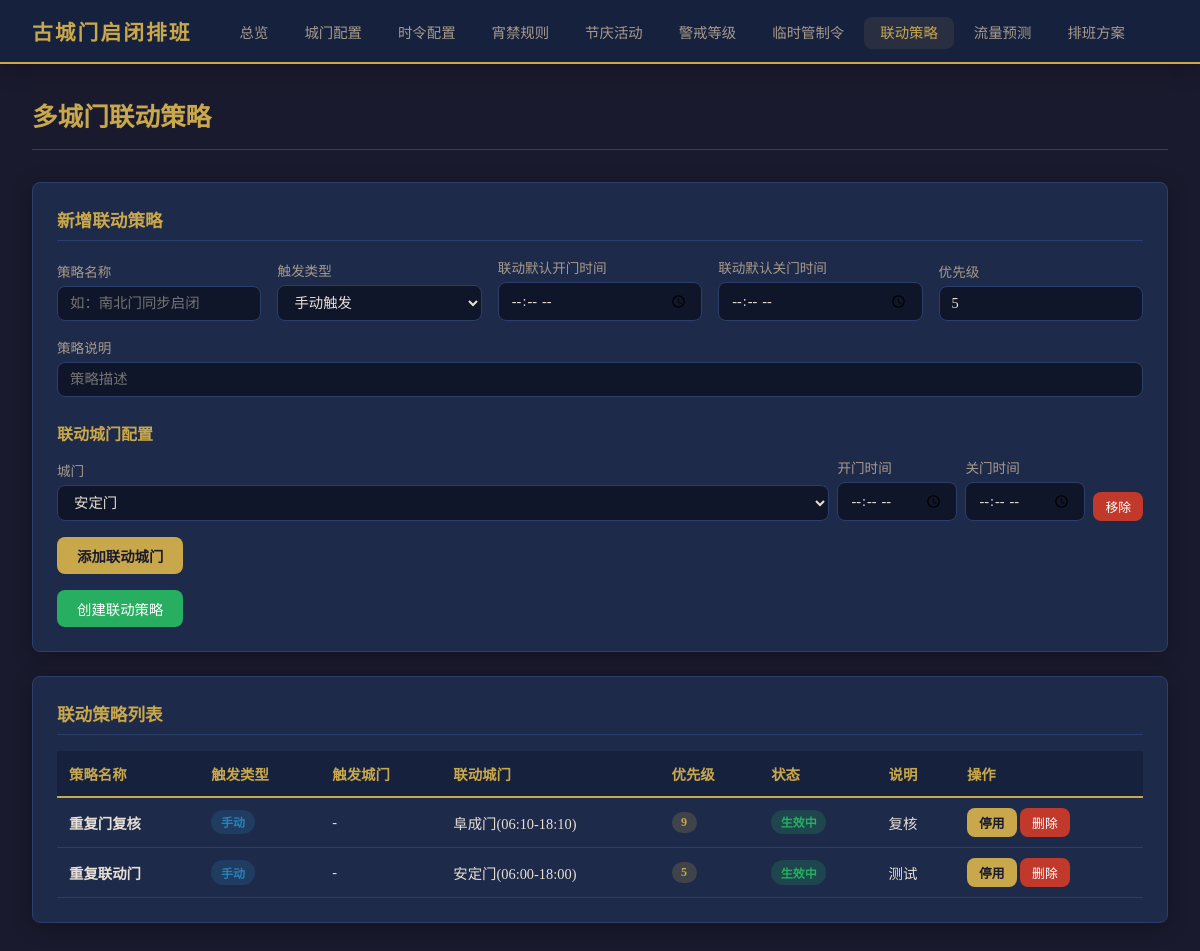
/linkage-strategies, run on an earlier commit of the app's database.
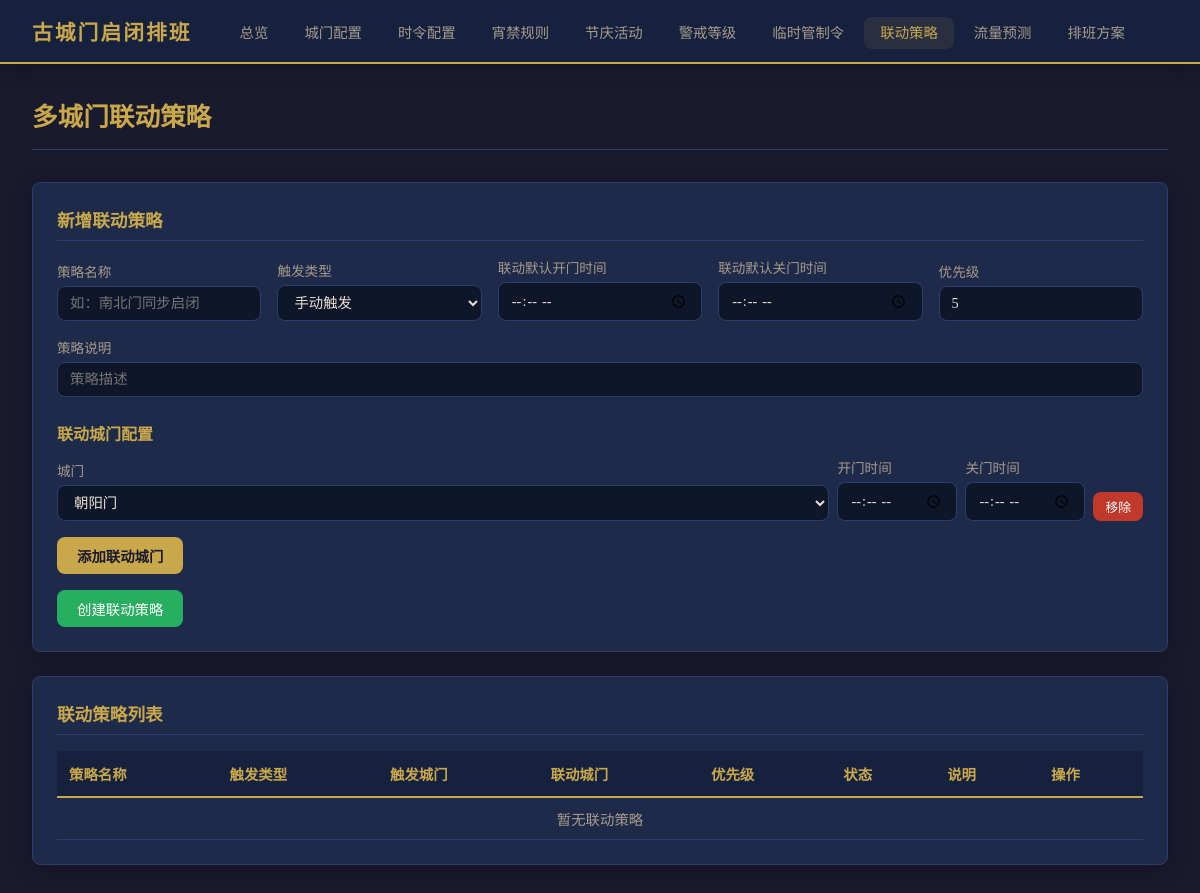
And on a later commit of the database.
### tables this page shows
CREATE TABLE gate_linkage_strategies (
            id INTEGER PRIMARY KEY AUTOINCREMENT,
            strategy_name TEXT NOT NULL,
            trigger_type TEXT NOT NULL CHECK(trigger_type IN ('gate_event','time_based','manual')),
            trigger_gate_id INTEGER DEFAULT NULL,
            trigger_event TEXT DEFAULT '',
            linked_open_time TEXT DEFAULT '',
            linked_close_time TEXT DEFAULT '',
            priority INTEGER NOT NULL DEFAULT 5,
            is_active INTEGER NOT NULL DEFAULT 1 CHECK(is_active IN (0,1)),
            description TEXT DEFAULT '',
            created_at TEXT DEFAULT (datetime('now')),
            FOREIGN KEY (trigger_gate_id) REFERENCES gates(id) ON DELETE SET NULL
        );

CREATE TABLE gate_linkage_items (
            id INTEGER PRIMARY KEY AUTOINCREMENT,
            strategy_id INTEGER NOT NULL,
            gate_id INTEGER NOT NULL,
            effect_open_time TEXT DEFAULT '',
            effect_close_time TEXT DEFAULT '',
            FOREIGN KEY (strategy_id) REFERENCES gate_linkage_strategies(id) ON DELETE CASCADE,
            FOREIGN KEY (gate_id) REFERENCES gates(id) ON DELETE CASCADE,
            UNIQUE(strategy_id, gate_id)
        );

CREATE TABLE gates (
            id INTEGER PRIMARY KEY AUTOINCREMENT,
            gate_code TEXT UNIQUE NOT NULL,
            gate_name TEXT NOT NULL,
            direction TEXT NOT NULL CHECK(direction IN ('东','南','西','北')),
            is_main INTEGER NOT NULL DEFAULT 0 CHECK(is_main IN (0,1)),
            notes TEXT DEFAULT ''
        , capacity INTEGER NOT NULL DEFAULT 500, peak_capacity INTEGER NOT NULL DEFAULT 200);

### main.py (the view)
@app.get("/linkage-strategies", response_class=HTMLResponse)
async def linkage_strategies_page(request: Request, error: str = None):
    conn = get_db()
    gates = conn.execute("SELECT * FROM gates ORDER BY id").fetchall()
    conn.close()
    strategies = get_all_linkage_strategies()
    return templates.TemplateResponse("linkage_strategies.html", {
        "request": request,
        "gates": gates,
        "strategies": strategies,
        "active_page": "linkage_strategies",
        "error_msg": error,
    })

### templates/linkage_strategies.html (shortened to what the changed rows need)
{% extends "base.html" %}
{% block content %}
<div class="page-header">
    <h1>多城门联动策略</h1>
</div>
<div class="card">
    <h2>新增联动策略</h2>
    <form id="addStrategyForm" method="POST" action="/linkage-strategies/add" onsubmit="return prepareSubmit()">
        <div id="linkageItems">
            <div class="linkage-item-row" style="display:grid;grid-template-columns:1fr 120px 120px auto;gap:0.5rem;align-items:end;margin-bottom:0.5rem;">
                <div class="form-group">
                    <label>城门</label>
                    <select class="li-gate">
                        {% for g in gates %}
                        <option value="{{ g.id }}">{{ g.gate_name }}</option>
                        {% endfor %}
                    </select>
                </div>
            </div>
        </div>
    </form>
</div>
<div class="card">
    <h2>联动策略列表</h2>
    <div class="table-responsive">
        <table>
            <thead>
                <tr>
                    <th>策略名称</th>
                    <th>触发类型</th>
                    <th>触发城门</th>
                    <th>联动城门</th>
                    <th>优先级</th>
                    <th>状态</th>
                    <th>说明</th>
                    <th>操作</th>
                </tr>
            </thead>
            <tbody>
                {% for s in strategies %}
                <tr>
                    <td><strong>{{ s.strategy_name }}</strong></td>
                    <td>
                        {% if s.trigger_type == 'manual' %}
                        <span class="badge badge-blue">手动</span>
                        {% elif s.trigger_type == 'gate_event' %}
                        <span class="badge badge-orange">城门事件</span>
                        {% else %}
                        <span class="badge badge-purple">定时</span>
                        {% endif %}
                    </td>
                    <td>{{ s.trigger_gate_name or '-' }}</td>
                    <td>
                        {% for g in s.linked_gates %}
                        {{ g.gate_name }}{% if g.effect_open_time or g.effect_close_time %}({{ g.effect_open_time or '···' }}-{{ g.effect_close_time or '···' }}){% endif %}{% if not loop.last %}、{% endif %}
                        {% endfor %}
                    </td>
                    <td><span class="badge badge-gold">{{ s.priority }}</span></td>
                    <td>
                        {% if s.is_active %}
                        <span class="badge badge-green">生效中</span>
                        {% else %}
                        <span class="badge badge-red">已停用</span>
                        {% endif %}
                    </td>
                    <td>{{ s.description or '-' }}</td>
                    <td>
                        <form method="POST" action="/linkage-strategies/toggle/{{ s.id }}" style="display:inline;">
                            <button type="submit" class="btn btn-sm btn-primary">{% if s.is_active %}停用{% else %}启用{% endif %}</button>
                        </form>
                        <form method="POST" action="/linkage-strategies/delete/{{ s.id }}" style="display:inline;" onsubmit="return confirm('确认删除此联动策略？')">
                            <button type="submit" class="btn btn-danger">删除</button>
                        </form>
                    </td>
                </tr>
                {% endfor %}
                {% if not strategies %}
                <tr><td colspan="8" style="text-align:center;color:var(--text-secondary);">暂无联动策略</td></tr>
                {% endif %}
            </tbody>
        </table>
    </div>
</div>
{% endblock %}

What changed in the data, as far as the page shows it:
removed gate_linkage_strategies: strategy_name "重复门复核", trigger_type "手动", trigger_gate_name "-", priority "9", is_active "生效中", description "复核"
removed gate_linkage_items: gate_name "阜成门", effect_open_time "06:10", effect_close_time "18:10", shown under "重复门复核"
removed gate_linkage_strategies: strategy_name "重复联动门", trigger_type "手动", trigger_gate_name "-", priority "5", is_active "生效中", description "测试"
removed gate_linkage_items: gate_name "安定门", effect_open_time "06:00", effect_close_time "18:00", shown under "重复联动门"
Also different on the page:
form field value: "安定门" → "朝阳门"
text now shown: "暂无联动策略"
